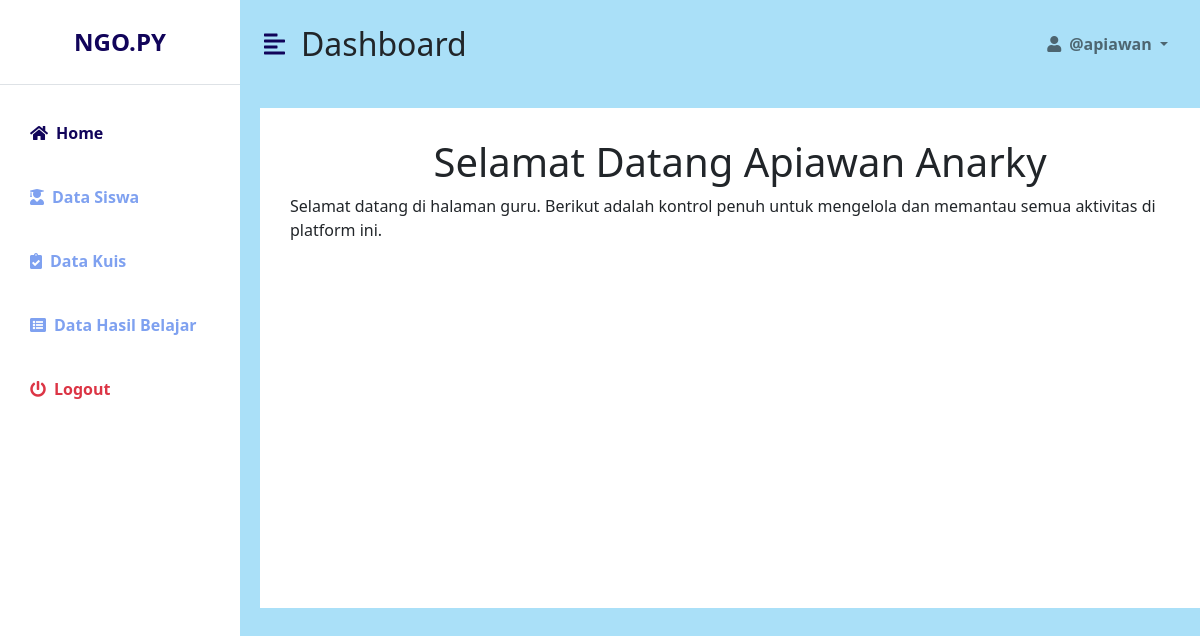
The page /akun/home_guru (signed in) on the database its author committed.
### akun/models.py (models this page shows)
class User(AbstractUser):
    is_guru = models.BooleanField(default=False)
    is_siswa = models.BooleanField(default=False)
    first_name = models.CharField(max_length=100)
    last_name = models.CharField(max_length=100)

### akun/views.py (the view)
# urls.py: path('home_guru',views.home_guru,name='home_guru'),
@login_required(login_url='login_guru')
def home_guru(request):
    return render(request,'guru/home_guru.html')

### templates/guru/home_guru.html (shortened to what this page needs)
{% load static %}
<!DOCTYPE html>
<html lang="en">
<head>
    <link href="https://cdn.jsdelivr.net/npm/bootstrap@5.0.0-beta3/dist/css/bootstrap.min.css" rel="stylesheet" />
    <link rel="stylesheet" href="https://cdnjs.cloudflare.com/ajax/libs/font-awesome/5.15.3/css/all.min.css" />
    <link rel="stylesheet" href="{% static 'css/style.css' %}">
</head>
<body>
    <div class="d-flex" id="wrapper">
        <div class="bg-white" id="sidebar-wrapper">
            <div class="sidebar-heading text-center py-4 primary-text fs-4 fw-bold text-uppercase border-bottom">Ngo.py</div>
            <div class="list-group list-group-flush my-3">
                <a href="{% url 'home_guru' %}" class="list-group-item list-group-item-action bg-transparent second-text active"><i
                    class="fas fa-home me-2"></i>Home </a>
            <a href="{% url 'data_siswa' %}" class="list-group-item list-group-item-action bg-transparent second-text fw-bold"><i
                    class="fas fa-user-graduate me-2"></i>Data Siswa</a>
            <a href="{% url 'data_kuis' %}" class="list-group-item list-group-item-action bg-transparent second-text fw-bold"><i
                    class="fas fa-clipboard-check me-2"></i>Data Kuis</a>
            <a href="{% url 'data_hasil_belajar' %}" class="list-group-item list-group-item-action bg-transparent second-text fw-bold"><i
                    class="fas fa-list-alt me-2"></i>Data Hasil Belajar</a>
            <a href="{% url 'logout' %}" class="list-group-item list-group-item-action bg-transparent text-danger fw-bold"><i
                    class="fas fa-power-off me-2"></i>Logout</a>
            </div>
        </div>
        <div id="page-content-wrapper">
            <nav class="navbar navbar-expand-lg navbar-light bg-transparent py-4 px-4">
                <div class="d-flex align-items-center">
                    <i class="fas fa-align-left primary-text fs-4 me-3" id="menu-toggle"></i>
                    <h2 class="fs-2 m-0">Dashboard</h2>
                </div>
                <div class="collapse navbar-collapse" id="navbarSupportedContent">
                    <ul class="navbar-nav ms-auto mb-2 mb-lg-0">
                        <li class="nav-item dropdown">
                            <a class="nav-link dropdown-toggle second-text fw-bold" href="#" id="navbarDropdown"
                                role="button" data-bs-toggle="dropdown" aria-expanded="false">
                                <i class="fas fa-user me-2"></i>@{{user.username}}
                            </a>
                        </li>
                    </ul>
                </div>
            </nav>
            <div class="container-fluid">
                <h1 align="center">Selamat Datang {{user.first_name}} {{user.last_name}} </h1>
                <p>Selamat datang di halaman guru. Berikut adalah kontrol penuh untuk mengelola dan memantau semua aktivitas di platform ini.</p>
              </div>
            </div>
        </div>
</body>
</html>

### static/css/style.css (style rules this page uses)
:root { --main-bg-color: #00146e; --main-text-color: #11045a; --second-text-color: #7fa1f0; --second-bg-color: #001d2b; }
.primary-text { color: var(--main-text-color); }
.second-text { color: var(--second-text-color); }
#wrapper { overflow-x: hidden; background-color: #aae0f8; }
#sidebar-wrapper { min-height: 100vh; margin-left: -15rem; -webkit-transition: margin 0.25s ease-out; -moz-transition: margin 0.25s ease-out; -o-transition: margin 0.25s ease-out; transition: margin 0.25s ease-out; }
#sidebar-wrapper .sidebar-heading { padding: 0.875rem 1.25rem; font-size: 1.2rem; }
#sidebar-wrapper .list-group { width: 15rem; }
#page-content-wrapper { min-width: 100vw; }
#menu-toggle { cursor: pointer; }
.list-group-item { border: none; padding: 20px 30px; }
.container-fluid { background-color:rgb(255, 255, 255); min-height:500px; margin:20px; max-width:68rem; padding:30px; }
.list-group-item.active { background-color: transparent; color: var(--main-text-color); font-weight: bold; border: none; }
@media (min-width: 768px) { #sidebar-wrapper { margin-left: 0; } }
@media (min-width: 768px) { #page-content-wrapper { min-width: 0; width: 100%; } }

### rows shown on the page
User: username "apiawan", first_name "Apiawan", last_name "Anarky"
